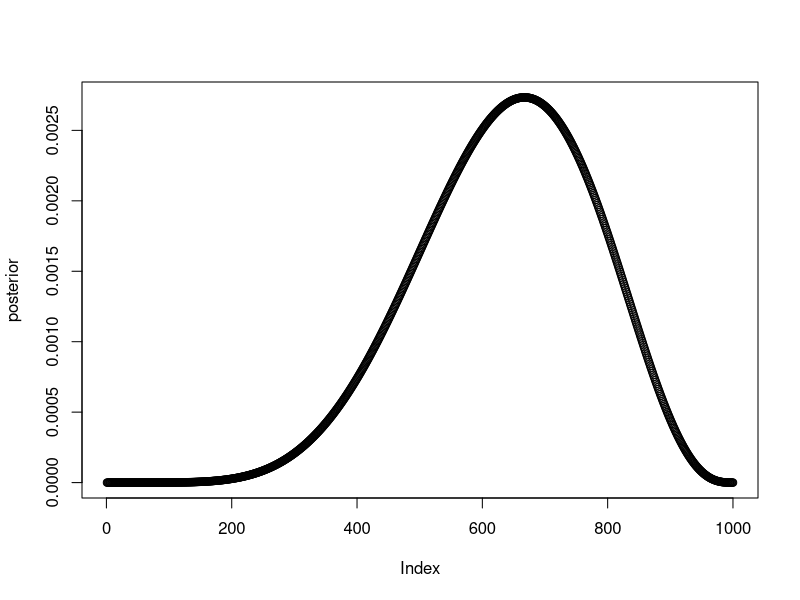

R code for this plot: (Note: this script raises an error after producing the figure.)
# Chapter 3 Practice: Easy

p_grid <- seq(from=0, to=1, length.out=1000)
prior <- rep(1, 1000)
likelihood <- dbinom(6, size=9, prob=p_grid)
posterior <- likelihood * prior
posterior <- posterior / sum(posterior)
set.seed(100)
nb.samples <- 1e4
samples <- sample(p_grid, prob=posterior, size=nb.samples, replace=TRUE)

plot(posterior)
sum(posterior[p_grid > .2])

# 1
a <- sum(samples < .2) / nb.samples

# 2
b <- sum(samples > .8) / nb.samples

# 3
1 - a - b

# 4
quantile(samples, .2)

# 5
quantile(samples, .8)

# 6
HPDI(samples, prob=.66)

# 7
quantile(samples, c(.17, .83))
PI(samples, .66)
